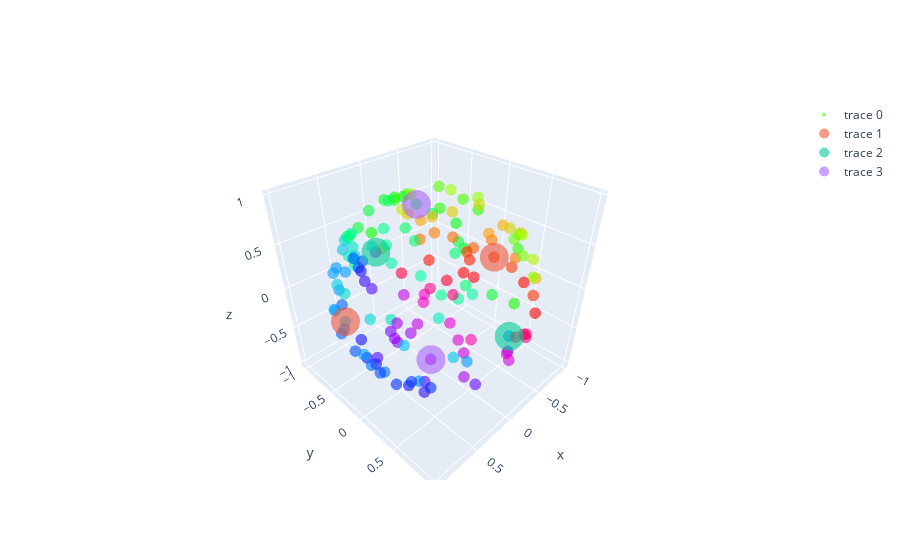

This figure's notebook cell:
### Code cell
fig = go.Figure(data=[go.Scatter3d(
    x=x,
    y=y,
    z=z,
    mode='markers',
    text = [str(i) for i in co_2],
    #text = [str(x) for x in d],
    marker=dict(
        size=4,
        color = np.mod(co_2,1.0),             # set color to an array/list of desired values
        colorscale='HSV',
        # choose a colorscale
        opacity=0.6
    )
)])

fig.add_trace(
    go.Scatter3d(
    x = df.iloc[L[:2]].iloc[:,0],
    y = df.iloc[L[:2]].iloc[:,1],
    z = df.iloc[L[:2]].iloc[:,2], mode = "markers",
      
      marker=dict(
        #c = "black",
        size=10,
        color = 0,             # set color to an array/list of desired values
        colorscale='magma',
        # choose a colorscale
        opacity=0.6
    )))


fig.add_trace(
    go.Scatter3d(
    x = df.iloc[L[2:4]].iloc[:,0],
    y = df.iloc[L[2:4]].iloc[:,1],
    z = df.iloc[L[2:4]].iloc[:,2], mode = "markers",
      
      marker=dict(
        #color = "black",
        size=10,
        color = 1,             # set color to an array/list of desired values
        colorscale='magma',
        # choose a colorscale
        opacity=0.6
    )))

fig.add_trace(
    go.Scatter3d(
    x = df.iloc[L[4:]].iloc[:,0],
    y = df.iloc[L[4:]].iloc[:,1],
    z = df.iloc[L[4:]].iloc[:,2], mode = "markers",
      
      marker=dict(
        #color = "black",
        size=10,
        color = 0.5, 
        colorscale='magma',            # set color to an array/list of desired values
        #colorscale='black',
        # choose a colorscale
        opacity=0.6
    )))


fig.show()

### Figure 1 — Plotly figure (JSON) as saved in the notebook; plotly's stock layout.template omitted (floating-point values rounded to 4 significant figures; data arrays with more than 128 entries replaced by an {"elided": "..."} marker saying what was removed)
{"data": [{"marker": {"color": {"elided": "150 float values"}, "colorscale": [[0, "#ff0000"], [0.1111, "#ffa700"], [0.2222, "#afff00"], [0.3333, "#08ff00"], [0.4444, "#00ff9f"], [0.5556, "#00b7ff"], [0.6667, "#0010ff"], [0.7778, "#9700ff"], [0.8889, "#ff00bf"], [1, "#ff0000"]], "opacity": 0.6, "size": 4}, "mode": "markers", "text": {"elided": "150 str values"}, "type": "scatter3d", "x": {"elided": "150 float values"}, "y": {"elided": "150 float values"}, "z": {"elided": "150 float values"}}, {"marker": {"color": 0, "colorscale": [[0, "#000004"], [0.1111, "#180f3d"], [0.2222, "#440f76"], [0.3333, "#721f81"], [0.4444, "#9e2f7f"], [0.5556, "#cd4071"], [0.6667, "#f1605d"], [0.7778, "#fd9668"], [0.8889, "#feca8d"], [1, "#fcfdbf"]], "opacity": 0.6, "size": 10}, "mode": "markers", "type": "scatter3d", "x": [0.9884, -0.996], "y": [-0.1202, -0.0532], "z": [0.09328, -0.07236]}, {"marker": {"color": 1, "colorscale": [[0, "#000004"], [0.1111, "#180f3d"], [0.2222, "#440f76"], [0.3333, "#721f81"], [0.4444, "#9e2f7f"], [0.5556, "#cd4071"], [0.6667, "#f1605d"], [0.7778, "#fd9668"], [0.8889, "#feca8d"], [1, "#fcfdbf"]], "opacity": 0.6, "size": 10}, "mode": "markers", "type": "scatter3d", "x": [0.1105, -0.04993], "y": [0.9915, -0.9987], "z": [0.06836, -0.005981]}, {"marker": {"color": 0.5, "colorscale": [[0, "#000004"], [0.1111, "#180f3d"], [0.2222, "#440f76"], [0.3333, "#721f81"], [0.4444, "#9e2f7f"], [0.5556, "#cd4071"], [0.6667, "#f1605d"], [0.7778, "#fd9668"], [0.8889, "#feca8d"], [1, "#fcfdbf"]], "opacity": 0.6, "size": 10}, "mode": "markers", "type": "scatter3d", "x": [0.2082, 0.0005305], "y": [-0.01945, -0.07186], "z": [0.9779, -0.9974]}], "layout": {}}
